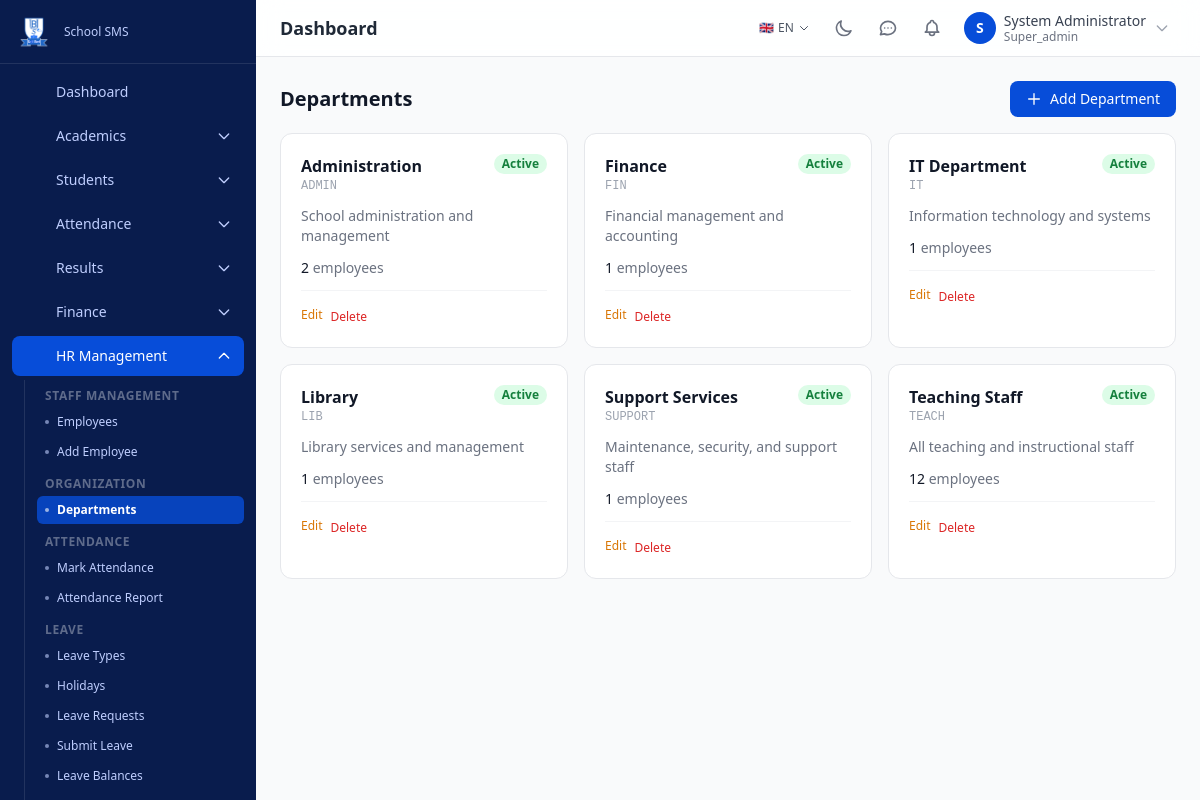
/hr/departments (signed in), run on the app's committed database.
### tables this page shows
CREATE TABLE `hr_departments` (
    `id` BIGINT UNSIGNED NOT NULL AUTO_INCREMENT,
    `name` VARCHAR(100) NOT NULL,
    `code` VARCHAR(20) DEFAULT NULL,
    `head_of_department_id` BIGINT UNSIGNED DEFAULT NULL,
    `description` TEXT DEFAULT NULL,
    `status` ENUM('active','inactive') NOT NULL DEFAULT 'active',
    `created_at` DATETIME NOT NULL DEFAULT CURRENT_TIMESTAMP,
    `updated_at` DATETIME NOT NULL DEFAULT CURRENT_TIMESTAMP ON UPDATE CURRENT_TIMESTAMP,
    `created_by` BIGINT UNSIGNED DEFAULT NULL,
    `updated_by` BIGINT UNSIGNED DEFAULT NULL,
    `deleted_at` DATETIME DEFAULT NULL,
    PRIMARY KEY (`id`),
    UNIQUE KEY `uk_hr_dept_code` (`code`),
    INDEX `idx_hr_dept_status` (`status`),
    INDEX `idx_hr_dept_deleted` (`deleted_at`),
    CONSTRAINT `fk_hr_dept_creator` FOREIGN KEY (`created_by`) REFERENCES `users`(`id`) ON DELETE SET NULL,
    CONSTRAINT `fk_hr_dept_updater` FOREIGN KEY (`updated_by`) REFERENCES `users`(`id`) ON DELETE SET NULL
);

### modules/hr/views/departments.php (the view, shortened to what the rows shown need)
<?php
$departments = db_fetch_all(
    "SELECT d.*,
            (SELECT COUNT(*) FROM hr_employees e WHERE e.department_id = d.id AND e.deleted_at IS NULL AND e.status = 'active') AS employee_count,
            CONCAT(hd.first_name, ' ', hd.father_name) AS head_name
     FROM hr_departments d
     LEFT JOIN hr_employees hd ON d.head_of_department_id = hd.id
     WHERE d.deleted_at IS NULL
     ORDER BY d.name"
);
?>
<div class="space-y-4">
    <div class="flex items-center justify-between">
        <h1 class="text-xl font-bold text-gray-900 dark:text-dark-text">Departments</h1>
    </div>
    <div class="grid grid-cols-1 md:grid-cols-2 lg:grid-cols-3 gap-4">
        <?php foreach ($departments as $dept): ?>
        <div class="bg-white dark:bg-dark-card rounded-xl border border-gray-200 dark:border-dark-border p-5">
            <div class="flex items-start justify-between mb-3">
                <div>
                    <h3 class="font-semibold text-gray-900 dark:text-dark-text"><?= e($dept['name']) ?></h3>
                    <p class="text-xs font-mono text-gray-400"><?= e($dept['code']) ?></p>
                </div>
                <span class="px-2 py-0.5 text-xs font-semibold rounded-full <?= $dept['status'] === 'active' ? 'bg-green-100 text-green-700' : 'bg-gray-100 text-gray-500' ?>">
                    <?= ucfirst($dept['status']) ?>
                </span>
            </div>
            <?php if (!empty($dept['description'])): ?>
            <p class="text-sm text-gray-500 dark:text-dark-muted mb-3"><?= e($dept['description']) ?></p>
            <?php endif; ?>
            <div class="flex items-center justify-between text-sm">
                <div class="text-gray-500 dark:text-dark-muted">
                    <span class="font-medium text-gray-900 dark:text-dark-text"><?= (int)$dept['employee_count'] ?></span> employees
                </div>
            </div>
            <div class="flex gap-2 mt-3 pt-3 border-t border-gray-100 dark:border-dark-border">
                <button onclick="editDept(<?= htmlspecialchars(json_encode($dept), ENT_QUOTES) ?>)" class="text-xs text-amber-600 hover:text-amber-800 font-medium">Edit</button>
                <form method="POST" action="<?= url('hr', 'department-delete') ?>" onsubmit="return confirm('Delete this department?');" class="inline">
                    <button class="text-xs text-red-600 hover:text-red-800 font-medium">Delete</button>
                </form>
            </div>
        </div>
        <?php endforeach; ?>
    </div>
</div>
<?php
require APP_ROOT . '/templates/layout.php';

### templates/partials/sidebar.php (shortened to what the rows shown need)
<?php
$isSuperAdmin = auth_is_super_admin();
$isAdmin      = $isSuperAdmin || auth_has_role('admin');
$isTeacher    = auth_has_role('teacher');
$isStudent    = auth_has_role('student');
$isParent     = auth_has_role('parent');
$navItems = [];
$msgUnread = get_unread_message_count();
$navItems[] = ['icon' => 'home', 'label' => 'Dashboard', 'url' => '/dashboard', 'module' => 'dashboard'];
if ($isAdmin) {
    $navItems[] = [
        'icon'   => 'academic-cap',
        'label'  => 'Academics',
        'module' => 'academics',
        'tree'   => true,
        'groups' => [
            'Setup'       => [
                ['action' => 'sessions',          'label' => 'Sessions'],
                ['action' => 'terms',             'label' => 'Terms'],
                ['action' => 'mediums',           'label' => 'Mediums'],
                ['action' => 'streams',           'label' => 'Streams'],
                ['action' => 'shifts',            'label' => 'Shifts'],
            ],
            'Structure'   => [
                ['action' => 'classes',           'label' => 'Classes'],
                ['action' => 'sections',          'label' => 'Sections'],
                ['action' => 'subjects',          'label' => 'Subjects'],
            ],
            'Assignments' => [
                ['action' => 'class-subjects',    'label' => 'Class Subjects'],
                ['action' => 'elective-subjects', 'label' => 'Elective Subjects'],
                ['action' => 'class-teachers',    'label' => 'Class Teachers'],
                ['action' => 'subject-teachers',  'label' => 'Subject Teachers'],
            ],
            'Actions'     => [
                ['action' => 'promote',           'label' => 'Promote Students'],
            ],
            'Schedule'    => [
                ['action' => 'timetable',         'label' => 'Timetable'],
            ],
        ],
    ];
}
if ($isAdmin) {
    $navItems[] = [
        'icon'   => 'users',
        'label'  => 'Students',
        'module' => 'students',
        'tree'   => true,
        'groups' => [
            'Admission' => [
                ['action' => 'admission',      'label' => 'Student Admission'],
                ['action' => 'roll-numbers',   'label' => 'Assign Roll Number'],
                ['action' => 'bulk-import',    'label' => 'Add Bulk Data'],
            ],
            'Records' => [
                ['action' => 'details',        'label' => 'Student Details'],
                ['action' => 'id-cards',       'label' => 'Generate ID Card'],
            ],
            'Credentials' => [
                ['action' => 'credentials',    'label' => 'Generate Username & Password'],
                ['action' => 'reset-password', 'label' => 'Reset Password'],
            ],
        ],
    ];
}
if ($isAdmin) {
    $navItems[] = [
        'icon'   => 'clipboard-check',
        'label'  => 'Attendance',
        'module' => 'attendance',
        'tree'   => true,
        'groups' => [
            'Manage' => [
                ['action' => 'index',  'label' => 'Add Attendance'],
                ['action' => 'view',   'label' => 'View Attendance'],
                ['action' => 'report', 'label' => 'Attendance Report'],
            ],
        ],
    ];
}
if ($isAdmin) {
    $navItems[] = [
        'icon'   => 'academic-cap',
        'label'  => 'Results',
        'module' => 'exams',
        'tree'   => true,
        'groups' => [
            'Setup' => [
                ['action' => 'add-assessment', 'label' => 'Add Assessment'],
            ],
            'Results' => [
                ['action' => 'enter-results',  'label' => 'Enter Students\' Results'],
                ['action' => 'enter-conduct',  'label' => 'Enter Conduct Grades'],
            ],
            'Reports' => [
                ['action' => 'roster',          'label' => 'Generate Roster'],
                ['action' => 'report-cards',    'label' => 'Report Card'],
                ['action' => 'result-analysis', 'label' => 'Result Analysis'],
            ],
        ],
    ];
}
if ($isAdmin || auth_has_role('accountant')) {
    $navItems[] = [
        'icon'   => 'currency-dollar',
        'label'  => 'Finance',
        'module' => 'finance',
        'tree'   => true,
        'groups' => [
            'Manage Students' => [
                ['action' => 'students',        'label' => 'Student List'],
            ],
            'Grouping' => [
                ['action' => 'groups',          'label' => 'Groups'],
            ],
            'Payments' => [
                ['action' => 'collect-payment', 'label' => 'Collect Payment'],
                ['action' => 'payments',        'label' => 'School Payment History'],
                ['action' => 'supplementary-payments', 'label' => 'Supplementary Payments'],
            ],
            'Fee / Tuition' => [
                ['action' => 'fee-due',         'label' => 'Fee Due'],
                ['action' => 'supplementary-fees', 'label' => 'Supplementary Fees'],
            ],
            'Report Center' => [
                ['action' => 'report-students',  'label' => 'Students Report'],
                ['action' => 'report-penalty',   'label' => 'Penalty Report'],
                ['action' => 'report-supplementary', 'label' => 'Supplementary Transactions'],
            ],
        ],
    ];
}
if ($isAdmin) {
    $navItems[] = [
        'icon'   => 'briefcase',
        'label'  => 'HR Management',
        'module' => 'hr',
        'tree'   => true,
        'groups' => [
            'Staff Management' => [
                ['action' => 'employees',       'label' => 'Employees'],
                ['action' => 'employee-form',   'label' => 'Add Employee'],
            ],
            'Organization' => [
                ['action' => 'departments',     'label' => 'Departments'],
            ],
            'Attendance' => [
                ['action' => 'attendance',      'label' => 'Mark Attendance'],
                ['action' => 'attendance-report','label' => 'Attendance Report'],
            ],
            'Leave' => [
                ['action' => 'leave-types',     'label' => 'Leave Types'],
                ['action' => 'holidays',        'label' => 'Holidays'],
                ['action' => 'leave-requests',  'label' => 'Leave Requests'],
                ['action' => 'leave-request-form', 'label' => 'Submit Leave'],
                ['action' => 'leave-balances',  'label' => 'Leave Balances'],
            ],
            'Payroll' => [
                ['action' => 'payroll',         'label' => 'Payroll Periods'],
                ['action' => 'payroll-printing','label' => 'Print Forms'],
            ],
            'Reports' => [
                ['action' => 'reports-dashboard', 'label' => 'Reports Dashboard'],
                ['action' => 'reports',         'label' => 'Quick Links'],
            ],
            'Devices' => [
                ['action' => 'devices',         'label' => 'Biometric Devices'],
            ],
        ],
    ];
}
if ($isAdmin) {
    $navItems[] = [
        'icon'   => 'chat-alt',
        'label'  => 'Messaging',
        'module' => 'messaging',
        'tree'   => true,
        'groups' => [
            'Messages' => [
                ['action' => 'inbox',          'label' => 'Inbox'],
                ['action' => 'compose',        'label' => 'New Message'],
                ['action' => 'sent',           'label' => 'Sent Messages'],
            ],
            'Broadcast' => [
                ['action' => 'bulk',           'label' => 'Bulk Message'],
                ['action' => 'bulk-history',   'label' => 'Bulk History'],
            ],
        ],
    ];
}
if ($isAdmin) {
    $navItems[] = ['icon' => 'user-group', 'label' => 'Users', 'url' => '/users', 'module' => 'users'];
}
if ($isAdmin) {
    $navItems[] = ['icon' => 'chart-bar', 'label' => 'Reports', 'url' => '/reports', 'module' => 'reports'];
}
if ($isAdmin) {
    $navItems[] = ['icon' => 'cog', 'label' => 'Settings', 'url' => '/settings', 'module' => 'settings'];
}
?>
<aside id="sidebar" class="fixed inset-y-0 left-0 z-40 w-64 bg-sidebar-bg dark:bg-gray-950 sidebar-transition transform -translate-x-full lg:translate-x-0 overflow-y-auto no-print">
    <nav class="mt-2 px-3 pb-4 space-y-1">
        <?php foreach ($navItems as $item):
            if (!empty($item['tree'])):
                $mod = $item['module'];
                $parentActive = route_is($mod);
                $parentCls = $parentActive
                    ? 'bg-sidebar-active text-white'
                    : 'text-sidebar-text hover:bg-sidebar-hover hover:text-white';
                $submenuId = $mod . '-submenu';
                $arrowId   = $mod . '-arrow';
        ?>
        <div>
            <button type="button"
                    onclick="sidebarTreeToggle('<?= $submenuId ?>','<?= $arrowId ?>')"
                    class="w-full flex items-center gap-3 px-3 py-2.5 rounded-lg text-sm font-medium transition-colors <?= $parentCls ?>">
                <?= sidebar_icon($item['icon']) ?>
                <span><?= e($item['label']) ?></span>
                <svg id="<?= $arrowId ?>"
                     class="<?= ($mod === 'messaging' && $msgUnread > 0) ? '' : 'ml-auto ' ?>w-4 h-4 flex-shrink-0 transition-transform duration-200 <?= $parentActive ? 'rotate-180' : '' ?>"
                     fill="none" stroke="currentColor" viewBox="0 0 24 24">
                    <path stroke-linecap="round" stroke-linejoin="round" stroke-width="2" d="M19 9l-7 7-7-7"/>
                </svg>
            </button>
        </div>
        <?php
            else:
        ?>
            <?= sidebar_icon($item['icon']) ?>
        <?php endif; ?>
        <?php endforeach; ?>
    </nav>
</aside>
<?php
function sidebar_icon(string $name): string {
    $path = $icons[$name] ?? $icons['home'];
    return '<svg class="w-5 h-5 flex-shrink-0" fill="none" stroke="currentColor" viewBox="0 0 24 24">' . $path . '</svg>';
}
?>

### data on the page
hr_departments: name "Finance", code "FIN", status "Active", description "Financial management and accounting", employee_count "1"
hr_departments: name "Administration", code "ADMIN", status "Active", description "School administration and management", employee_count "2"
hr_departments: name "IT Department", code "IT", status "Active", description "Information technology and systems", employee_count "1"
hr_departments: name "Library", code "LIB", status "Active", description "Library services and management", employee_count "1"
hr_departments: name "Support Services", code "SUPPORT", status "Active", description "Maintenance, security, and support staff", employee_count "1"
hr_departments: name "Teaching Staff", code "TEACH", status "Active", description "All teaching and instructional staff", employee_count "12"

### other printed values
$item['label'] "Dashboard"
$item['label'] "Academics"
$item['label'] "Students"
$item['label'] "Attendance"
$item['label'] "Results"
$item['label'] "HR Management"
$groupLabel "STAFF MANAGEMENT"
$child['label'] "Employees"
$child['label'] "Add Employee"
$groupLabel "ORGANIZATION"
$child['label'] "Departments"
$groupLabel "ATTENDANCE"
$child['label'] "Mark Attendance"
$child['label'] "Attendance Report"
$groupLabel "LEAVE"
